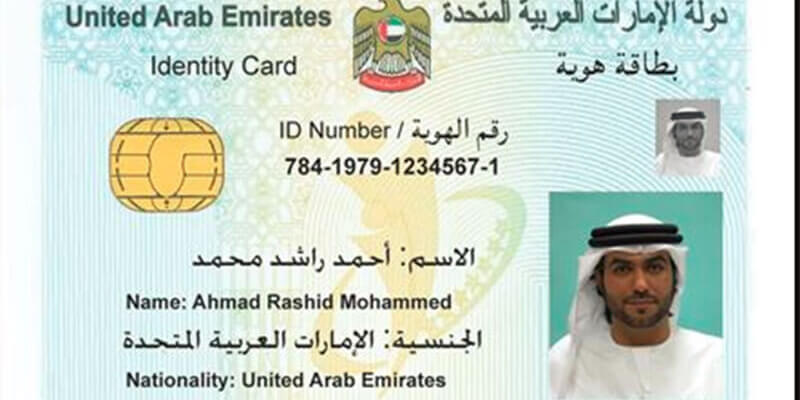
#> input picture input/sample-emirates-id.jpg, 800 x 400 px; its folder holds only this picture in this run
$ python extract_face_pic.py
#> lines starting #> are read from the running program, lines starting #| are printed output that depends on the picture
import cv2
import os
from PIL import Image
import pytesseract

# Input folder where ID image exists
input_folder = 'input'  # Update this path

# Ensure output directory exists
output_dir = './detected_faces'
os.makedirs(output_dir, exist_ok=True)

# Load the cascade classifier
face_classifier = cv2.CascadeClassifier('data/haarcascades/haarcascade_frontalface_default.xml')

# Specify Tesseract executable path
pytesseract.pytesseract.tesseract_cmd = r'C:\Program Files\Tesseract-OCR\tesseract.exe'


# Function to extract images from a PNG, JPG, etc.,
def extract_images_from_pic(file_path):
    # Load the image and convert it to grayscale
#> called with file_path = 'input/sample-emirates-id.jpg'
    image = cv2.imread(file_path)
#> image is the input picture: shape (400, 800, 3); mean B, G, R 206.1, 216.9, 205.3
    gray = cv2.cvtColor(image, cv2.COLOR_BGR2GRAY)
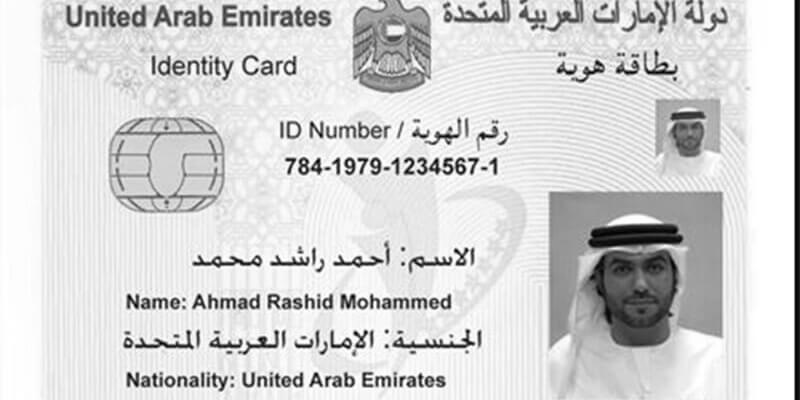
#> gray: shape (400, 800); min 0, max 255, mean 212.2

    # Detect faces
    faces = face_classifier.detectMultiScale(gray, 1.3, 5)
#> faces = [[599, 240, 79, 79]]

    # Check if any faces are detected
    if len(faces) == 0:
        print(f"No faces found in {file_path}")
    else:
        # Iterate through the detected faces
        for i, (x, y, w, h) in enumerate(faces):
            # Add padding to the detected face region
            x = max(x - 25, 0)  # Ensure we don't go out of bounds
#> x = 574
            y = max(y - 40, 0)  # Ensure we don't go out of bounds
#> y = 200
            face_roi = image[y:y + h + 70, x:x + w + 50]  # Extract the face region
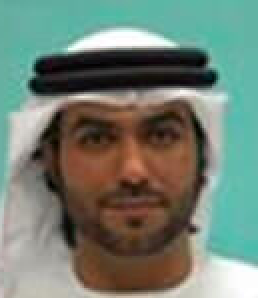
#> face_roi: shape (149, 129, 3) (shown 2 times larger); mean B, G, R 114.5, 126.9, 113.4

            # Get Name from Emirates ID
            name = ""
            image = Image.open(file_path)
#> image: PIL image 800x400 RGB
            text = pytesseract.image_to_string(image, lang='eng+ara')
            lines = text.splitlines()
            for line in lines:
                if "Name:" in line:
                    name = line.split("Name:")[-1].strip()
                    print(f"Extracted Name: {name}")
                    break
            else:
                print("Name field not found!")

            # Save the extracted face to disk
            face_filename = os.path.join(output_dir, f'{name} {i + 1}.jpg')
            cv2.imwrite(face_filename, face_roi)

            print(f"Saved face: {face_filename}")


def process_input():
    # Iterate through all files in the input folder
    for filename in os.listdir(input_folder):
        file_path = os.path.join(input_folder, filename)

        if filename.lower().endswith(('.png', '.jpg', '.jpeg')):
            extract_images_from_pic(file_path)
#> (the call stopped at in extract_images_from_pic, `text = pytesseract.image_to_string(image, lang='eng+ara')`: pytesseract is not available in this run)
        else:
            print(f"Unsupported file type: {filename}")


if __name__ == "__main__":
    process_input()
